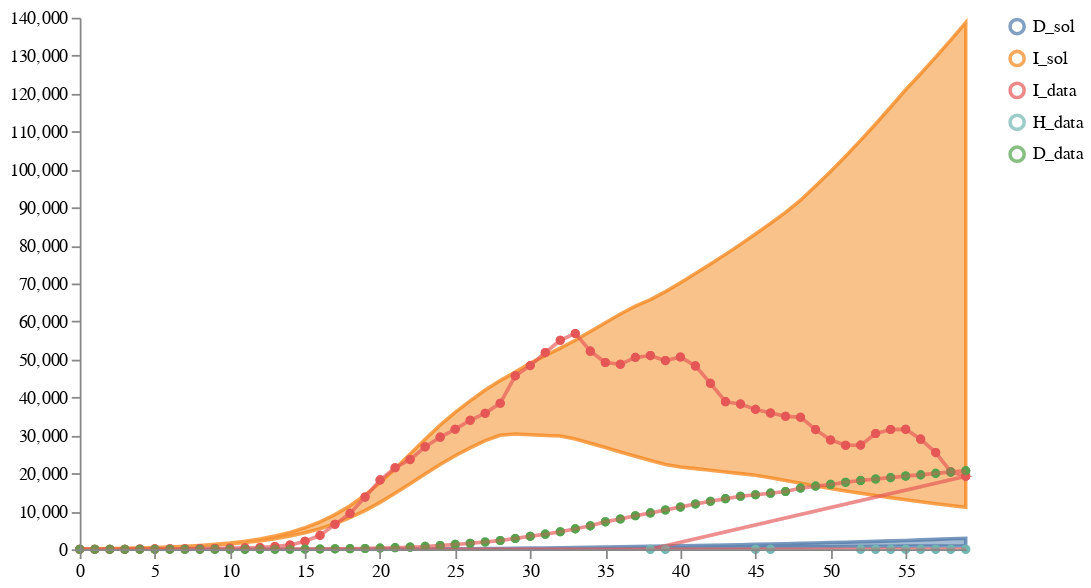

This figure's notebook cell:
### Code cell
num_samples = 100
model_paths = [model6_location]
data_path = "../../notebook/ensemble_eval_sa/datasets/NY_data1.csv"
weights = [1]
solution_mappings = [{"I": "infected", "D": "dead"}]

# Run the calibration and sampling
result2 = load_and_calibrate_and_sample_ensemble_model(
    model_paths,
    data_path,
    weights,
    solution_mappings,
    num_samples,
    timepoints,
    verbose=True,
    total_population=19340000,
    num_iterations=100,
    time_unit="days",
    visual_options={"title": "Calibrated Ensemble", "subset":".*_sol"}
)

# # Save results
# result2["data"].to_csv("../../notebook/ensemble_eval_sa/ensemble_results/partI_ensemble_of_one_results.csv", index=False)
# result2["quantiles"].to_csv("../../notebook/ensemble_eval_sa/ensemble_results/partI_ensemble_of_one_quantiles.csv", index=False)

# Plot results
schema = plots.trajectories(pd.DataFrame(result2["data"]), subset=".*_sol",
                            points=test_data.reset_index(drop=True).rename(columns={"I":"I_data", "H":"H_data", "D":"D_data"}),
                           )
schema = plots.pad(schema, 5)
plots.ipy_display(schema)

### Figure 1 — Vega specification as saved in the notebook (floating-point values rounded to 4 significant figures; data arrays with more than 128 entries replaced by an {"elided": "..."} marker saying what was removed)
{"$schema": "https://vega.github.io/schema/vega/v5.json", "axes": [{"name": "x_axis", "orient": "bottom", "scale": "xscale", "zindex": 100}, {"name": "y_axis", "orient": "left", "scale": "yscale", "zindex": 100}], "data": [{"name": "distributions", "values": [{"lower": 8.13e-23, "timepoint": 0, "trajectory": "D_sol", "upper": 1.869e-22}, {"lower": 0.009195, "timepoint": 1, "trajectory": "D_sol", "upper": 0.02121}, {"lower": 0.04068, "timepoint": 2, "trajectory": "D_sol", "upper": 0.0931}, {"lower": 0.1002, "timepoint": 3, "trajectory": "D_sol", "upper": 0.2256}, {"lower": 0.194, "timepoint": 4, "trajectory": "D_sol", "upper": 0.4273}, {"lower": 0.3301, "timepoint": 5, "trajectory": "D_sol", "upper": 0.7077}, {"lower": 0.5184, "timepoint": 6, "trajectory": "D_sol", "upper": 1.078}, {"lower": 0.7717, "timepoint": 7, "trajectory": "D_sol", "upper": 1.554}, {"lower": 1.089, "timepoint": 8, "trajectory": "D_sol", "upper": 2.155}, {"lower": 1.482, "timepoint": 9, "trajectory": "D_sol", "upper": 2.924}, {"lower": 1.977, "timepoint": 10, "trajectory": "D_sol", "upper": 3.904}, {"lower": 2.599, "timepoint": 11, "trajectory": "D_sol", "upper": 5.147}, {"lower": 3.38, "timepoint": 12, "trajectory": "D_sol", "upper": 6.724}, {"lower": 4.361, "timepoint": 13, "trajectory": "D_sol", "upper": 8.657}, {"lower": 5.625, "timepoint": 14, "trajectory": "D_sol", "upper": 11.13}, {"lower": 7.148, "timepoint": 15, "trajectory": "D_sol", "upper": 14.24}, {"lower": 9.185, "timepoint": 16, "trajectory": "D_sol", "upper": 18.24}, {"lower": 11.76, "timepoint": 17, "trajectory": "D_sol", "upper": 23.3}, {"lower": 14.99, "timepoint": 18, "trajectory": "D_sol", "upper": 29.41}, {"lower": 18.91, "timepoint": 19, "trajectory": "D_sol", "upper": 37.12}, {"lower": 23.38, "timepoint": 20, "trajectory": "D_sol", "upper": 46.99}, {"lower": 28.99, "timepoint": 21, "trajectory": "D_sol", "upper": 59.39}, {"lower": 36.15, "timepoint": 22, "trajectory": "D_sol", "upper": 74.69}, {"lower": 44.8, "timepoint": 23, "trajectory": "D_sol", "upper": 93.29}, {"lower": 55.12, "timepoint": 24, "trajectory": "D_sol", "upper": 114.9}, {"lower": 67.23, "timepoint": 25, "trajectory": "D_sol", "upper": 140.1}, {"lower": 81.19, "timepoint": 26, "trajectory": "D_sol", "upper": 169.0}, {"lower": 97.11, "timepoint": 27, "trajectory": "D_sol", "upper": 203.0}, {"lower": 114.9, "timepoint": 28, "trajectory": "D_sol", "upper": 241.3}, {"lower": 134.6, "timepoint": 29, "trajectory": "D_sol", "upper": 280.7}, {"lower": 156.1, "timepoint": 30, "trajectory": "D_sol", "upper": 322.1}, {"lower": 179.2, "timepoint": 31, "trajectory": "D_sol", "upper": 365.8}, {"lower": 201.9, "timepoint": 32, "trajectory": "D_sol", "upper": 414.6}, {"lower": 225.5, "timepoint": 33, "trajectory": "D_sol", "upper": 470.2}, {"lower": 253.8, "timepoint": 34, "trajectory": "D_sol", "upper": 529.1}, {"lower": 281.2, "timepoint": 35, "trajectory": "D_sol", "upper": 591.0}, {"lower": 307.8, "timepoint": 36, "trajectory": "D_sol", "upper": 656.0}, {"lower": 334.8, "timepoint": 37, "trajectory": "D_sol", "upper": 724.6}, {"lower": 362.2, "timepoint": 38, "trajectory": "D_sol", "upper": 796.5}, {"lower": 390.0, "timepoint": 39, "trajectory": "D_sol", "upper": 853.2}, {"lower": 418.0, "timepoint": 40, "trajectory": "D_sol", "upper": 912.2}, {"lower": 446.6, "timepoint": 41, "trajectory": "D_sol", "upper": 987.6}, {"lower": 475.3, "timepoint": 42, "trajectory": "D_sol", "upper": 1065.0}, {"lower": 504.3, "timepoint": 43, "trajectory": "D_sol", "upper": 1146.0}, {"lower": 533.3, "timepoint": 44, "trajectory": "D_sol", "upper": 1228.0}, {"lower": 562.5, "timepoint": 45, "trajectory": "D_sol", "upper": 1314.0}, {"lower": 592.1, "timepoint": 46, "trajectory": "D_sol", "upper": 1390.0}, {"lower": 619.9, "timepoint": 47, "trajectory": "D_sol", "upper": 1490.0}, {"lower": 648.2, "timepoint": 48, "trajectory": "D_sol", "upper": 1586.0}, {"lower": 675.1, "timepoint": 49, "trajectory": "D_sol", "upper": 1683.0}, {"lower": 694.5, "timepoint": 50, "trajectory": "D_sol", "upper": 1782.0}, {"lower": 721.4, "timepoint": 51, "trajectory": "D_sol", "upper": 1884.0}, {"lower": 756.4, "timepoint": 52, "trajectory": "D_sol", "upper": 1989.0}, {"lower": 790.5, "timepoint": 53, "trajectory": "D_sol", "upper": 2097.0}, {"lower": 818.4, "timepoint": 54, "trajectory": "D_sol", "upper": 2220.0}, {"lower": 846.1, "timepoint": 55, "trajectory": "D_sol", "upper": 2349.0}, {"lower": 862.2, "timepoint": 56, "trajectory": "D_sol", "upper": 2482.0}, {"lower": 877.6, "timepoint": 57, "trajectory": "D_sol", "upper": 2620.0}, {"lower": 892.3, "timepoint": 58, "trajectory": "D_sol", "upper": 2762.0}, {"lower": 906.5, "timepoint": 59, "trajectory": "D_sol", "upper": 2909.0}, {"lower": 100, "timepoint": 0, "trajectory": "I_sol", "upper": 100}, {"lower": 158.0, "timepoint": 1, "trajectory": "I_sol", "upper": 160.3}, {"lower": 216.0, "timepoint": 2, "trajectory": "I_sol", "upper": 222.3}, {"lower": 281.2, "timepoint": 3, "trajectory": "I_sol", "upper": 293.6}, {"lower": 358.5, "timepoint": 4, "trajectory": "I_sol", "upper": 380.5}, {"lower": 452.2, "timepoint": 5, "trajectory": "I_sol", "upper": 489.3}, {"lower": 569.1, "timepoint": 6, "trajectory": "I_sol", "upper": 627.2}, {"lower": 715.5, "timepoint": 7, "trajectory": "I_sol", "upper": 802.9}, {"lower": 899.1, "timepoint": 8, "trajectory": "I_sol", "upper": 1027.0}, {"lower": 1128.0, "timepoint": 9, "trajectory": "I_sol", "upper": 1314.0}, {"lower": 1414.0, "timepoint": 10, "trajectory": "I_sol", "upper": 1680.0}, {"lower": 1773.0, "timepoint": 11, "trajectory": "I_sol", "upper": 2148.0}, {"lower": 2222.0, "timepoint": 12, "trajectory": "I_sol", "upper": 2744.0}, {"lower": 2784.0, "timepoint": 13, "trajectory": "I_sol", "upper": 3504.0}, {"lower": 3484.0, "timepoint": 14, "trajectory": "I_sol", "upper": 4469.0}, {"lower": 4353.0, "timepoint": 15, "trajectory": "I_sol", "upper": 5691.0}, {"lower": 5428.0, "timepoint": 16, "trajectory": "I_sol", "upper": 7228.0}, {"lower": 6742.0, "timepoint": 17, "trajectory": "I_sol", "upper": 9142.0}, {"lower": 8330.0, "timepoint": 18, "trajectory": "I_sol", "upper": 11490.0}, {"lower": 10210.0, "timepoint": 19, "trajectory": "I_sol", "upper": 14300.0}, {"lower": 12360.0, "timepoint": 20, "trajectory": "I_sol", "upper": 17570.0}, {"lower": 14750.0, "timepoint": 21, "trajectory": "I_sol", "upper": 21220.0}, {"lower": 17280.0, "timepoint": 22, "trajectory": "I_sol", "upper": 25090.0}, {"lower": 19840.0, "timepoint": 23, "trajectory": "I_sol", "upper": 28990.0}, {"lower": 22320.0, "timepoint": 24, "trajectory": "I_sol", "upper": 32700.0}, {"lower": 24630.0, "timepoint": 25, "trajectory": "I_sol", "upper": 36070.0}, {"lower": 26730.0, "timepoint": 26, "trajectory": "I_sol", "upper": 39110.0}, {"lower": 28610.0, "timepoint": 27, "trajectory": "I_sol", "upper": 41950.0}, {"lower": 30040.0, "timepoint": 28, "trajectory": "I_sol", "upper": 44430.0}, {"lower": 30370.0, "timepoint": 29, "trajectory": "I_sol", "upper": 46660.0}, {"lower": 30170.0, "timepoint": 30, "trajectory": "I_sol", "upper": 49040.0}, {"lower": 29980.0, "timepoint": 31, "trajectory": "I_sol", "upper": 51030.0}, {"lower": 29820.0, "timepoint": 32, "trajectory": "I_sol", "upper": 53000.0}, {"lower": 29060.0, "timepoint": 33, "trajectory": "I_sol", "upper": 55070.0}, {"lower": 27950.0, "timepoint": 34, "trajectory": "I_sol", "upper": 57380.0}, {"lower": 26800.0, "timepoint": 35, "trajectory": "I_sol", "upper": 59680.0}, {"lower": 25650.0, "timepoint": 36, "trajectory": "I_sol", "upper": 61960.0}, {"lower": 24500.0, "timepoint": 37, "trajectory": "I_sol", "upper": 64050.0}, {"lower": 23370.0, "timepoint": 38, "trajectory": "I_sol", "upper": 65780.0}, {"lower": 22330.0, "timepoint": 39, "trajectory": "I_sol", "upper": 67870.0}, {"lower": 21700.0, "timepoint": 40, "trajectory": "I_sol", "upper": 70220.0}, {"lower": 21250.0, "timepoint": 41, "trajectory": "I_sol", "upper": 72630.0}, {"lower": 20810.0, "timepoint": 42, "trajectory": "I_sol", "upper": 75120.0}, {"lower": 20370.0, "timepoint": 43, "trajectory": "I_sol", "upper": 77680.0}, {"lower": 19930.0, "timepoint": 44, "trajectory": "I_sol", "upper": 80320.0}, {"lower": 19510.0, "timepoint": 45, "trajectory": "I_sol", "upper": 83040.0}, {"lower": 18860.0, "timepoint": 46, "trajectory": "I_sol", "upper": 85840.0}, {"lower": 18110.0, "timepoint": 47, "trajectory": "I_sol", "upper": 88730.0}, {"lower": 17380.0, "timepoint": 48, "trajectory": "I_sol", "upper": 91940.0}, {"lower": 16680.0, "timepoint": 49, "trajectory": "I_sol", "upper": 95660.0}, {"lower": 16010.0, "timepoint": 50, "trajectory": "I_sol", "upper": 99530.0}, {"lower": 15370.0, "timepoint": 51, "trajectory": "I_sol", "upper": 103500.0}, {"lower": 14750.0, "timepoint": 52, "trajectory": "I_sol", "upper": 107700.0}, {"lower": 14160.0, "timepoint": 53, "trajectory": "I_sol", "upper": 112000.0}, {"lower": 13590.0, "timepoint": 54, "trajectory": "I_sol", "upper": 116500.0}, {"lower": 13040.0, "timepoint": 55, "trajectory": "I_sol", "upper": 121000.0}, {"lower": 12510.0, "timepoint": 56, "trajectory": "I_sol", "upper": 125300.0}, {"lower": 12010.0, "timepoint": 57, "trajectory": "I_sol", "upper": 129600.0}, {"lower": 11520.0, "timepoint": 58, "trajectory": "I_sol", "upper": 134100.0}, {"lower": 11060.0, "timepoint": 59, "trajectory": "I_sol", "upper": 138700.0}]}, {"name": "traces", "transform": [{"expr": "isValid(datum.value)", "type": "filter"}], "values": []}, {"name": "points", "values": {"elided": "132 records"}}, {"name": "markers", "values": []}, {"name": "selected", "on": [{"remove": true, "trigger": "clear"}, {"remove": true, "trigger": "!shift"}, {"insert": "clicked", "trigger": "!shift && clicked"}, {"toggle": "clicked", "trigger": "shift && clicked"}]}], "height": 300, "legends": [{"encode": {"labels": {"interactive": true, "name": "legendLabel", "update": {"opacity": [{"test": "!length(data('selected')) || indata('selected', 'value', datum.value)", "value": 1}, {"value": 0.25}]}}, "symbols": {"interactive": true, "name": "legendSymbol", "update": {"fill": {"value": "transparent"}, "opacity": [{"test": "!length(data('selected')) || indata('selected', 'value', datum.value)", "value": 0.7}, {"value": 0.15}], "size": {"value": 64}, "strokeWidth": {"value": 2}}}}, "name": "color_legend", "stroke": "color"}], "marks": [{"from": {"facet": {"data": "points", "groupby": "trajectory", "name": "points_split"}}, "marks": [{"encode": {"hover": {"fillOpacity": {"value": 0.9}}, "update": {"fill": {"field": "trajectory", "scale": "color"}, "fillOpacity": [{"test": "!length(data('selected')) || indata('selected', 'value', datum.trajectory)", "value": 0.5}, {"value": 0.15}], "size": {"value": 10}, "stroke": {"field": "trajectory", "scale": "color"}, "strokeOpacity": [{"test": "!length(data('selected')) || indata('selected', 'value', datum.trajectory)", "value": 0.75}, {"value": 0.15}], "strokeWidth": {"value": 2}, "tooltip": {"field": "value"}, "x": {"field": "timepoint", "scale": "xscale"}, "y": {"field": "value", "scale": "yscale"}}}, "from": {"data": "points"}, "name": "_points_symbol", "type": "symbol", "zindex": 3}, {"encode": {"hover": {"fillOpacity": {"value": 0.9}}, "update": {"interpolate": {"value": "linear"}, "stroke": {"field": "trajectory", "scale": "color"}, "strokeOpacity": [{"test": "!length(data('selected')) || indata('selected', 'value', datum.trajectory)", "value": 0.3}, {"value": 0.1}], "strokeWidth": {"value": 2}, "x": {"field": "timepoint", "scale": "xscale"}, "y": {"field": "value", "scale": "yscale"}}}, "from": {"data": "points"}, "name": "_points_line", "type": "line", "zindex": 3}], "name": "_points", "type": "group", "zindex": 3}, {"from": {"facet": {"data": "traces", "groupby": "trajectory", "name": "traces_split"}}, "marks": [{"encode": {"hover": {"fillOpacity": {"value": 0.9}}, "update": {"interpolate": {"value": "linear"}, "stroke": {"field": "trajectory", "scale": "color"}, "strokeOpacity": [{"test": "!length(data('selected')) || indata('selected', 'value', datum.trajectory)", "value": 0.75}, {"value": 0.15}], "strokeWidth": {"value": 2}, "x": {"field": "timepoint", "scale": "xscale"}, "y": {"field": "value", "scale": "yscale"}}}, "from": {"data": "traces_split"}, "name": "_traces_lines", "type": "line"}], "name": "_traces", "type": "group", "zindex": 2}, {"from": {"facet": {"data": "distributions", "groupby": "trajectory", "name": "trajectory_split"}}, "marks": [{"encode": {"hover": {"fillOpacity": {"value": 0.9}}, "update": {"fill": {"field": "trajectory", "scale": "color"}, "fillOpacity": [{"test": "!length(data('selected')) || indata('selected', 'value', datum.trajectory)", "value": 0.5}, {"value": 0.15}], "interpolate": {"value": "linear"}, "stroke": {"field": "trajectory", "scale": "color"}, "strokeOpacity": [{"test": "!length(data('selected')) || indata('selected', 'value', datum.trajectory)", "value": 0.75}, {"value": 0.15}], "strokeWidth": {"value": 2}, "x": {"field": "timepoint", "scale": "xscale"}, "y": {"field": "upper", "scale": "yscale"}, "y2": {"field": "lower", "scale": "yscale"}}}, "from": {"data": "trajectory_split"}, "type": "area"}], "name": "_distributions", "type": "group", "zindex": 1}, {"marks": [{"encode": {"enter": {"stroke": {"value": "lightgray"}}, "update": {"opacity": {"value": 1}, "x": {"field": "timepoint", "scale": "xscale"}, "y": {"signal": "height"}, "y2": {"value": 0}}}, "from": {"data": "markers"}, "name": "_marker text", "type": "rule"}, {"encode": {"enter": {"fontSize": {"value": 8}, "text": {"field": "datum.label"}, "y": {"value": 0}}}, "from": {"data": "_marker text"}, "name": "_marker flags", "transform": [{"as": ["x", "_y", "opacity", "align", "baseline"], "lineAnchor": "start", "offset": [1], "size": {"signal": "[width, height]"}, "type": "label"}], "type": "text"}], "name": "_markers", "type": "group"}], "padding": 5, "scales": [{"domain": {"fields": [{"data": "distributions", "field": "timepoint"}, {"data": "traces", "field": "timepoint"}, {"data": "points", "field": "timepoint"}, {"data": "markers", "field": "timepoint"}]}, "name": "xscale", "range": "width", "type": "linear", "zero": false}, {"domain": {"fields": [{"data": "distributions", "field": "lower"}, {"data": "distributions", "field": "upper"}, {"data": "traces", "field": "value"}, {"data": "points", "field": "value"}]}, "name": "yscale", "nice": true, "range": "height", "type": "linear", "zero": true}, {"domain": {"fields": [{"data": "distributions", "field": "trajectory"}, {"data": "traces", "field": "trajectory"}, {"data": "points", "field": "trajectory"}]}, "name": "color", "range": "category", "type": "ordinal"}], "signals": [{"name": "clear", "on": [{"events": "mouseup[!event.item]", "force": true, "update": "true"}], "value": true}, {"name": "shift", "on": [{"events": "@legendSymbol:click, @legendLabel:click", "force": true, "update": "event.shiftKey"}], "value": false}, {"name": "clicked", "on": [{"events": "@legendSymbol:click, @legendLabel:click", "force": true, "update": "{value: datum.value}"}], "value": null}], "width": 500}
